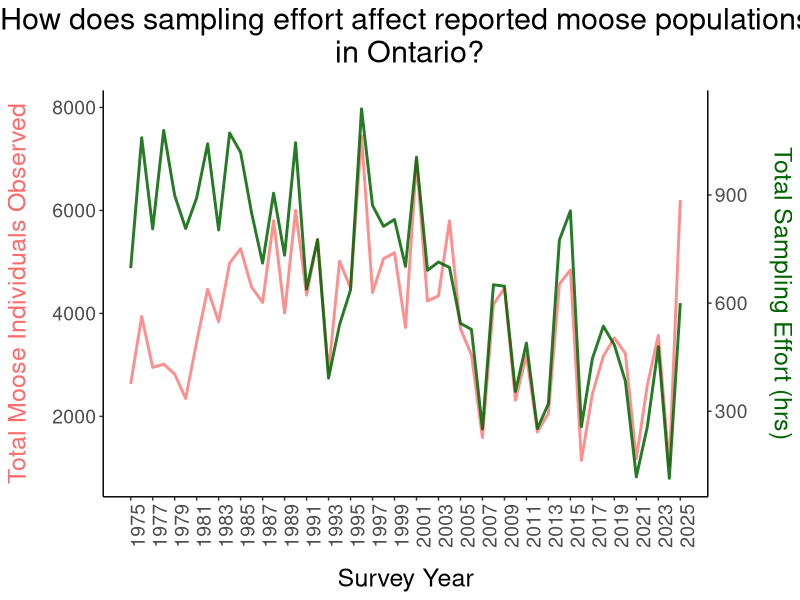

Write the R code that produced this figure.
#Create an R figur showing Moose demographics through time with mosaic plot

#load data
setwd("/Users/enikelski/Desktop/DSI/7_Visualization/visualization/02_activities/assignments")
library(tidyverse)
Moose_data <- read.csv(file = "Moose_Population_Data_Processed.csv", header = TRUE)

#Create a line graph ploting total moose observed versus sampling effort

ggplot(Moose_data, aes(x = SurveyYear)) +
  geom_line(aes(y = Sum_Obsv_Moose), color = "indianred1", size = 1, alpha = 0.75) +
  geom_line(aes(y = Sum_Sampling_Effort*7), color = "darkgreen", size = 1, alpha = 0.85) +
  scale_x_continuous(breaks=seq(1975, 2025, 2)) +
  scale_y_continuous(name = "Total Moose Individuals Observed",
    sec.axis = sec_axis(~./7, name = "Total Sampling Effort (hrs)")) +
theme(axis.text.x = element_text(angle = 90),
      panel.grid.major = element_blank(), panel.grid.minor = element_blank(),
      panel.background = element_blank(), axis.line = element_line(colour = "black"),
      axis.title.x = element_text(size = 18, margin = margin(t = 15)),
      axis.title.y = element_text(size = 18, color = "indianred1", margin = margin(r = 15)),
      axis.title.y.right = element_text(size = 18, color = "darkgreen", margin = margin(l = 15)),
      axis.text = element_text(size =14),
      plot.title = element_text(size = 22, margin = margin(b = 15), hjust = 0.5)
) +
  labs(x = "Survey Year", title = "How does sampling effort affect reported moose populations\n in Ontario?")
